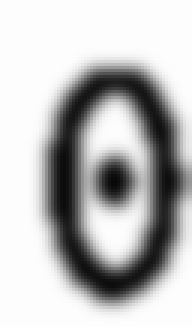
#> input picture Preprocessing/IsolatingPlates/labelled_letters/Numbers/n0_n_586.png, 64 x 109 px, found by its file name (shown 3 times larger); its folder holds 4 pictures in this run
$ python data_augmentation.py
#> lines starting #> are read from the running program, lines starting #| are printed output that depends on the picture; pictures that were not available may be replaced by others from this repository, and a replacement may not be noted
### Preprocessing/IsolatingPlates/augmentation_utils_beta.py
#!/usr/bin/env python
import cv2
import numpy as np
import random as rand

from skimage.transform import rotate as scikit_rotate
from skimage.transform import AffineTransform, warp
from skimage.util import random_noise

HSB_MAX = 255
PERSPECTIVE_BORDER = 5
rand.seed()

"""
Image augmentation methods to get more plate images
Most code was sourced / modified from:
https://github.com/govinda007/Images/blob/master/augmentation.ipynb

Credit to original author (if another resource was used, it's also specified)

This is a not object oriented mod of the original augmentation_utils.py
"""

# ---------- General helpers, implemented by moi -------


# [84 lines left out: functions new_hsb, generate_corners, four_point_transform, not called in this run]

# ------------ API: deterministic modifications ------------------------------


def scale(img, c_x, c_y):
    """
    Scales image
    Params: c_x - horizontal scaling factor (positive int)
            c_y - vertical scaling factor (positive int)
    Returns: scaled image
    """
    return cv2.resize(img, (int(img.shape[1] * c_x),
                            int(img.shape[0] * c_y)))


# [7 lines left out: function rotate, not called in this run]


def blur(img, kernel_size):
    """
    Adds uniform blur
    Params: img, kernel_size
    Returns: blurred image
    """
    return cv2.GaussianBlur(img, (kernel_size, kernel_size), 0)


# [37 lines left out: functions motion_blur, noise, shift, not called in this run]

# ------------ API: nondeterministic modifications ------------------------------


def rand_scale(img):
    cx = rand.gauss(1, 0.1)
    cy = rand.gauss(1, 0.1)
    return scale(img, cx, cy)


def rand_rotate(img):
    phi = rand.gauss(0, 3)
    return rotate(img, phi)


# [6 lines left out: function rand_noise, not called in this run]


def rand_blur(img):
    kernel = 2 * int(rand.gauss(2, 1.5)) + 1
    if (kernel < 1):
        kernel = 1

    return blur(img, kernel)


# [53 lines left out: functions rand_motion_blur, hsb, rand_shift, perspective_transform, not called in this run]


def rand_morphology_dilate(img):
    k_size = rand.randint(1, 2)
    kernel = np.ones((k_size, k_size), np.uint8)
    return cv2.dilate(img, kernel, iterations=1)


def rand_morphology_erosion(img):
    k_size = rand.randint(1, 2)
    kernel = np.ones((k_size, k_size), np.uint8)
    return cv2.erode(img, kernel, iterations=1)

# -------------------- Available augmentations and random augmentation -------------------


def get_augmentations():
    return [rand_scale, rand_rotate, rand_noise, rand_blur, rand_motion_blur,
            hsb, rand_shift, perspective_transform]


def get_augmentations_letters():
    return [rand_scale, rand_blur,  # rand_shift,
            rand_morphology_dilate,
            rand_morphology_erosion]


def randomise_augmentation(img, letters=True):
    """
    Goal is to have at least one augmentation, but have it unlikely to have all of them
    """
    add_augmentation = True
    augs = get_augmentations_letters() if letters else get_augmentations()

    while (add_augmentation):
        aug = augs[rand.randint(0, len(augs) - 1)]
        img = aug(img)

        if (rand.randint(0, 1) == 1):  # 50 / 50 chance
            add_augmentation = False

    return img

### Preprocessing/IsolatingPlates/data_augmentation.py
#!/usr/bin/env python3
import os

import cv2
import augmentation_utils_beta as util

REPEATS_PER_INPUT = 3

# https://stackoverflow.com/questions/3207219/how-do-i-list-all-files-of-a-directory
path = os.path.dirname(os.path.realpath(__file__)) + "/"

# get all image paths for numbers
input_path_num = path + 'new_labelled_letters/Numbers/'
output_path_num = path + 'TrainingDataNew/TrainingNums/'
files_nums = [f for f in os.listdir(input_path_num)]

# get all image paths for characters
input_path_chars = path + 'new_labelled_letters/Letters/'
output_path_chars = path + 'TrainingDataNew/TrainingChars/'
files_chars = [f for f in os.listdir(input_path_chars)]

for i in range(len(files_nums)):
    img = cv2.imread(input_path_num + files_nums[i])
#> img is the input picture: shape (109, 64, 3); min 8, max 253, mean 188.5
    cv2.imwrite(output_path_num + files_nums[i][:3] + str(i) + '.png',
                img)
    for j in range(REPEATS_PER_INPUT):
        new_img = util.randomise_augmentation(img, letters=True)
        cv2.imwrite(output_path_num + files_nums[i][:3] +
                    str(i) + '_{}.png'.format(str(j)),
                    new_img)
#> this loop made 3 passes
#> pass 1, `new_img = util.randomise_augmentation(img, letters=True)`:
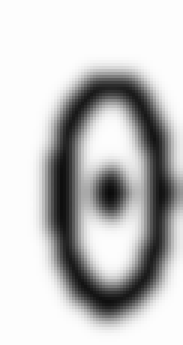
#> new_img: shape (115, 61, 3) (shown 3 times larger); min 11, max 253, mean 195.9
#> pass 2, `new_img = util.randomise_augmentation(img, letters=True)`:
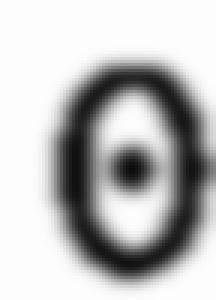
#> new_img: shape (100, 72, 3) (shown 3 times larger); min 13, max 253, mean 188.7
#> pass 3, `new_img = util.randomise_augmentation(img, letters=True)`:
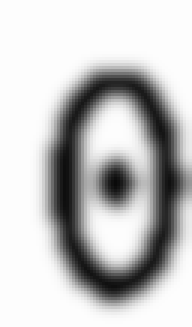
#> new_img: shape (109, 64, 3) (shown 3 times larger); min 10, max 253, mean 196
#> pass 3 of the loop `for i in range(len(files_nums)):`:
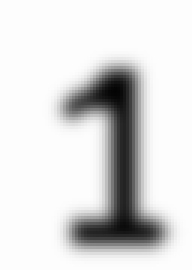
#> input picture Preprocessing/IsolatingPlates/labelled_letters/Numbers/n1_n_1092.png, 64 x 90 px, found by its file name (shown 3 times larger)
#> img is the input picture: shape (90, 64, 3); min 4, max 253, mean 218.9
#> the loop `for j in range(REPEATS_PER_INPUT):` made 3 passes
#> pass 3, `new_img = util.randomise_augmentation(img, letters=True)`:
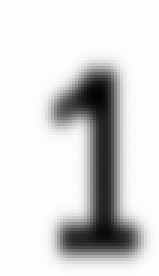
#> new_img: shape (92, 53, 3) (shown 3 times larger); min 5, max 253, mean 214.2
#> the loop made 4 passes; the first 3 are shown

# for i in range(len(files_chars)):
#     print(input_path_chars + files_chars[i])
#     img = cv2.imread(input_path_chars + files_chars[i])
#     cv2.imwrite(output_path_chars + files_chars[i][:3] + str(i) + '.png',
#                 img)
#     for j in range(REPEATS_PER_INPUT):
#         new_img = util.randomise_augmentation(img, letters=True)
#         cv2.imwrite(output_path_chars + files_chars[i][:3] +
#                     str(i) + '_{}.png'.format(str(j)),
#                     new_img)
